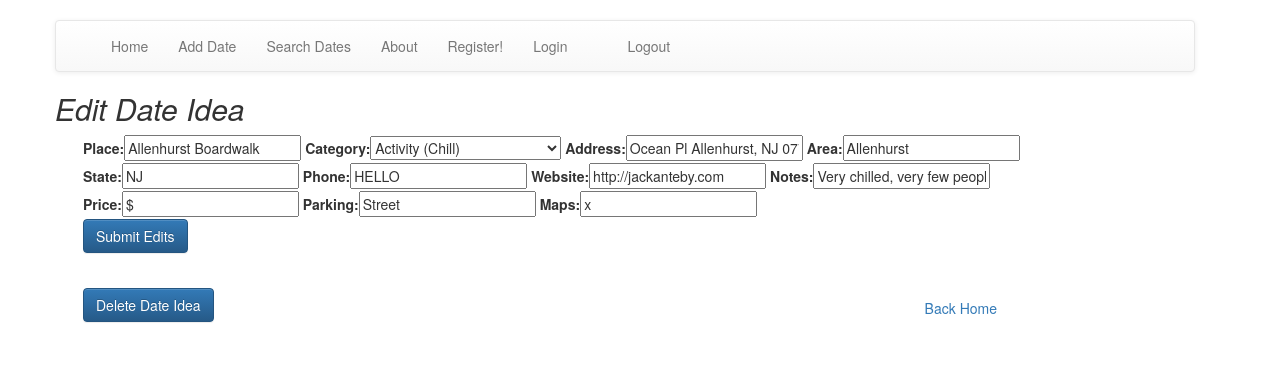
Page /dates/edit/allenhurst-boardwalk on the earlier database version.
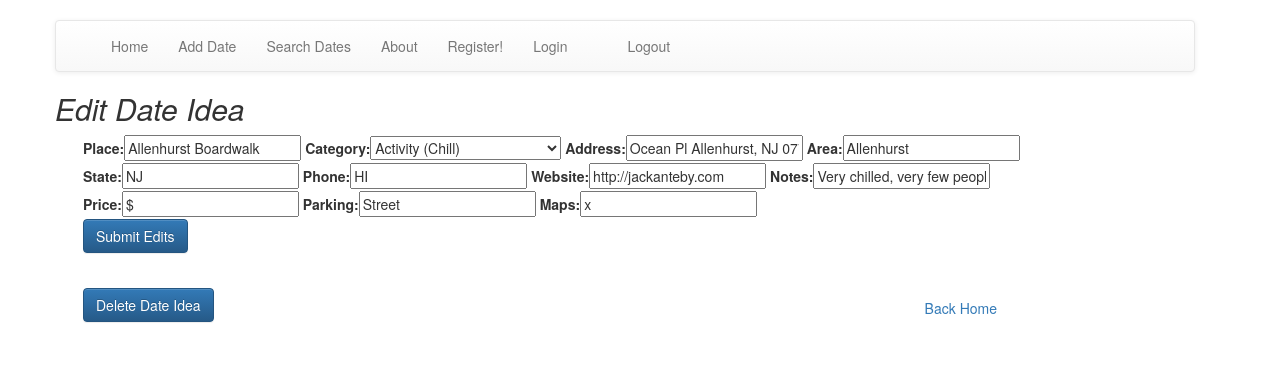
Same page on the later database version.
### dates/models.py (models this page shows, shortened)
class Dates(models.Model):
    place = models.CharField (max_length=120)
    category = models.CharField (max_length=80, choices=CATEGORIES)
    address = models.CharField (max_length=150)
    area = models.CharField (max_length=30)
    state = models.CharField (max_length=5)
    phone = models.CharField (max_length=20, null = True, default = None,)
    notes = models.TextField (max_length=500, null = True, default = None,)
    website = models.URLField(max_length=120, null = True, default = None,)
    price = models.CharField (max_length=5, null = True, default = None,)
    parking = models.CharField (max_length=20, null = True, default = None,)
    maps = models.URLField (max_length=200, null = True, default = None,)
    created_at = models.DateTimeField(default = timezone.now, editable=False)
    updated_at = models.DateTimeField()
    count = models.IntegerField(default = 0)
    user = models.ForeignKey(User, null = True, default = None)
    slug = models.SlugField(max_length=40)
    show = models.BooleanField(default=True)

### dates/views.py (the view, shortened to what this page needs)
# urls.py: url(r'^edit/(?P<dates_slug>[A-Za-z0-9\-\_]+)$', views.Edit_Date.as_view(), name="edit"),
class Edit_Date(View):
    template = "dates/edit.html"
    def get(self, request, dates_slug=None):
        date = Dates.objects.get(slug=dates_slug)
        form = AddDateForm(instance=date)
        context = {
            "date": date,
            "EditForm": form }
        return render(request, self.template, context)

### dates/forms.py
class AddDateForm(forms.ModelForm):
    parking = forms.CharField(required=False)
    maps = forms.URLField(required=False)
    category = forms.ChoiceField(choices=CATEGORIES, required=True )
    class Meta:
        model = Dates
        fields = [
            "place",
            "category",
            "address",
            "area",
            "state",
            "phone",
            "website",
            "notes",
            "price",
            "parking",
            "maps",
        ]
        widgets = {
            'place': forms.TextInput(attrs={'placeholder': 'Ex: Wolf and Lamb'}),
            'area': forms.TextInput(attrs={'placeholder': 'Ex: West Village'}),
            'state': forms.TextInput(attrs={'placeholder': 'Ex: NY'}),
            'phone': forms.TextInput(attrs={'placeholder': 'Ex: 718-888-8080'}),
            'website': forms.TextInput(attrs={'placeholder': 'Ex: http://www.example.com'}),
            'notes': forms.TextInput(attrs={'placeholder': 'Ex: Was amazing'}),
            'price': forms.TextInput(attrs={'placeholder': 'Ex: $$'}),
            'parking': forms.TextInput(attrs={'placeholder': 'Ex: Street'}),
        }

### dates/templates/dates/edit.html (shortened to what this page needs)
{% extends "base.html" %}
{% load bootstrap %}
{% block content %}
    <h2><em>Edit Date Idea</em></h2>
    <form class = "form" role="form" action="{% url 'dates:edit' dates_slug=date.slug %}" method="POST">
        <fieldset class="form-group">
        {{ EditForm|bootstrap }}
        <div class="form-group">
      <button type="submit" class="btn btn-primary">Submit Edits</button>
        </div>
    </form>
    <form class = "form" role="form" action="{% url 'dates:delete' dates_slug=date.slug %}" method ="POST">
        <input type="submit" class="btn btn-primary" id="delete" value="Delete Date Idea" />
    </form>
    <a id="home" href="/dates"> Back Home </a>
{% endblock content %}

### templates/base.html (shortened to what this page needs)
<!DOCTYPE html>
{% load staticfiles %}
{% load bootstrap %}
<html lang="en">
<head>
     <link rel="stylesheet" href="https://maxcdn.bootstrapcdn.com/bootstrap/3.3.6/css/bootstrap.min.css">
    <link rel="stylesheet" href="https://maxcdn.bootstrapcdn.com/bootstrap/3.3.6/css/bootstrap-theme.min.css">
    <link rel="stylesheet" type="text/css" href="{% static 'dates/style.css' %}" />
</head>
<body>
    <div class="container">
        <br>
        <nav class="navbar navbar-default">
            <div class="container">
            <ul class='nav navbar-nav' data-dropdown-menu>
                <li><a href="/dates"> Home </a></li>
                <li><a href="add"> Add Date</a></li>
                <li>
                    <a href="#" class="dropdown-toggle" data-toggle="dropdown" role="button" aria-haspopup="true" aria-expanded="false">Search Dates</a>
                </li>
                <li><a href="about"> About</a></li>
                <li><a href="register"> Register!</a></li>
                <li><a href="login"> Login</a></li>
                <li><a id="message" href=""> {{ user.username }}</a></li>
                <li id="logout"><a href="logout"> Logout</a></li>
            </ul>
            </div>
        </nav>
    <div>
        {% block content %}
        {% endblock content %}
    </div>
    </div>
</body>
</html>

### dates/static/dates/style.css (style rules this page uses)
body { margin-left: 15px; }
.container { margin-left: 25px; }
#home { display: inline-block; float: right; margin: 30px; text-align: center; }
.form { margin-right: 12em; margin-left: 2em; font-style: }
#message { color: blue; font-style: italic; }
#delete { float: left; margin: 20px; margin-left: -2em; }

Differences in the rows shown:
changed Dates "Allenhurst Boardwalk": phone "HELLO" → "HI"
